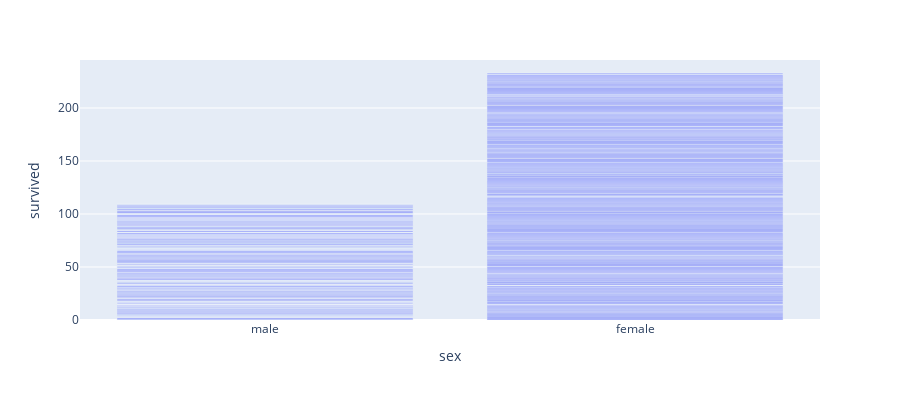

Notebook cell for this chart:
### Markdown cell above
## Displaying the Titanic DataFrame
This cell displays the loaded Titanic DataFrame, allowing you to inspect the first few rows and understand the structure of the data.
**Example:**
```python
titanic.head()  # Show the first 5 rows of the Titanic dataset
```

### Code cell
import plotly.express as px
fig1 = px.bar(titanic,x='sex',y='survived',barmode='group',height=400)
fig1.show()
titanic.groupby('sex')['survived'].value_counts()

### Figure 1 — Plotly figure (JSON) as saved in the notebook; plotly's stock layout.template omitted (floating-point values rounded to 4 significant figures; data arrays with more than 128 entries replaced by an {"elided": "..."} marker saying what was removed)
{"data": [{"alignmentgroup": "True", "hovertemplate": "sex=%{x}<br>survived=%{y}<extra></extra>", "legendgroup": "", "marker": {"color": "#636efa", "pattern": {"shape": ""}}, "name": "", "offsetgroup": "", "orientation": "v", "showlegend": false, "textposition": "auto", "type": "bar", "x": {"elided": "891 str values"}, "xaxis": "x", "y": {"elided": "891 int values"}, "yaxis": "y"}], "layout": {"barmode": "group", "height": 400, "legend": {"tracegroupgap": 0}, "margin": {"t": 60}, "xaxis": {"anchor": "y", "domain": [0, 1], "title": {"text": "sex"}}, "yaxis": {"anchor": "x", "domain": [0, 1], "title": {"text": "survived"}}}}
